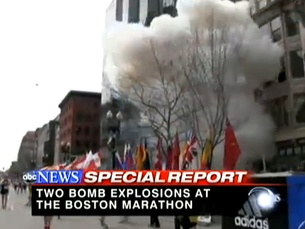
#> input picture notebooks/negative_022.jpg, 305 x 229 px, shrunk from 799 x 600 before the run, found by its file name
$ jupyter execute --allow-errors pytesseract-ocr.ipynb   (shell and % lines are left out)
#> lines starting #> are read from the running program, lines starting #| are printed output that depends on the picture
[cell 1]
# This Python 3 environment comes with many helpful analytics libraries installed
# It is defined by the kaggle/python Docker image: https://github.com/kaggle/docker-python
# For example, here's several helpful packages to load


# Input data files are available in the read-only "../input/" directory
# For example, running this (by clicking run or pressing Shift+Enter) will list all files under the input directory


# for dirname, _, filenames in os.walk('/kaggle/input'):
#     for filename in filenames:
#         print(os.path.join(dirname, filename))

# You can write up to 20GB to the current directory (/kaggle/working/) that gets preserved as output when you create a version using "Save & Run All"
# You can also write temporary files to /kaggle/temp/, but they won't be saved outside of the current session


import os
import numpy as np # linear algebra
import pandas as pd # data processing, CSV file I/O (e.g. pd.read_csv)

# PyTesseract Testing

[cell 2]
root = "/kaggle/input/musait/basket/"

## Basic usage in python

[cell 3]
import pytesseract
from PIL import Image

# Load image
img = Image.open(root+"negative_022.jpg")
#> img is the input picture: PIL image 305x229 RGB; mean R, G, B 128.6, 122.8, 121.4

# OCR
#> (the rest of this cell did not finish here and is left out)

## Using with openCV (for preprocessing)

[cell 4]
import cv2
import pytesseract
from matplotlib import pyplot as plt


# Read image using OpenCV
img = cv2.imread(root+"negative_022.jpg")
#> img: shape (229, 305, 3)

# Print the image
img = cv2.cvtColor(img, cv2.COLOR_BGR2RGB)  # Convert from BGR to RGB for correct colors

plt.imshow(img)
plt.axis('off')  # Hide axes
plt.show()

# Optional: convert to grayscale
gray = cv2.cvtColor(img, cv2.COLOR_BGR2GRAY)
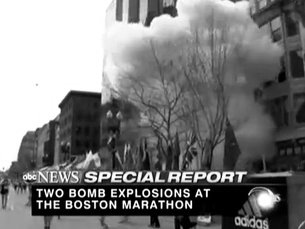
#> gray: shape (229, 305); min 0, max 255, mean 123

# OCR
#> (the rest of this cell did not finish here and is left out)

## Get OCR bounding boxes

#> (a cell that did not finish here is left out)

## Extract words individually

#> (a cell that did not finish here is left out)

## Bounding Box in the entire Text Region

[cell 7]
import cv2
import pytesseract

# Load image
img = cv2.imread(root+"negative_022.jpg")
gray = cv2.cvtColor(img, cv2.COLOR_BGR2GRAY)

# Get detailed OCR output
#> (the rest of this cell did not finish here and is left out)


$ run again, with data/Test/negative/negative1.jpg copied over notebooks/negative_022.jpg
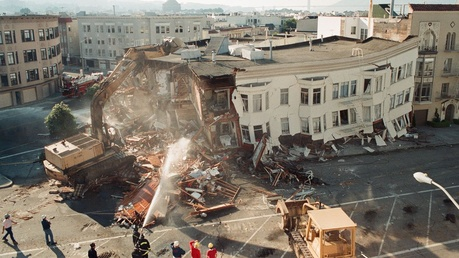
#> input picture data/Test/negative/negative1.jpg, 459 x 258 px, shrunk from 1200 x 675 before the run, found by its file name
#> img is the input picture: PIL image 459x258 RGB; mean R, G, B 126.8, 118.1, 106.1
#> img: shape (258, 459, 3)
#> `gray = cv2.cvtColor(img, cv2.COLOR_BGR2GRAY)`:
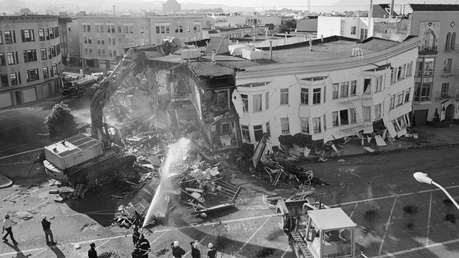
#> gray: shape (258, 459); min 1, max 255, mean 115.5

$ run again, with data/Test/negative/negative10.jpg copied over notebooks/negative_022.jpg
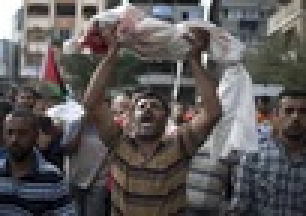
#> input picture data/Test/negative/negative10.jpg, 102 x 72 px, shrunk from 268 x 188 before the run, found by its file name (shown 3 times larger)
#> img is the input picture: PIL image 102x72 RGB; mean R, G, B 91.9, 87.9, 87.8
#> img: shape (72, 102, 3)
#> `gray = cv2.cvtColor(img, cv2.COLOR_BGR2GRAY)`:
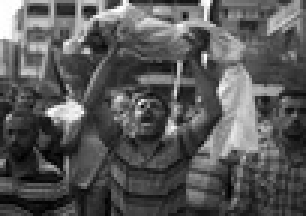
#> gray: shape (72, 102) (shown 3 times larger); min 0, max 255, mean 88.3
